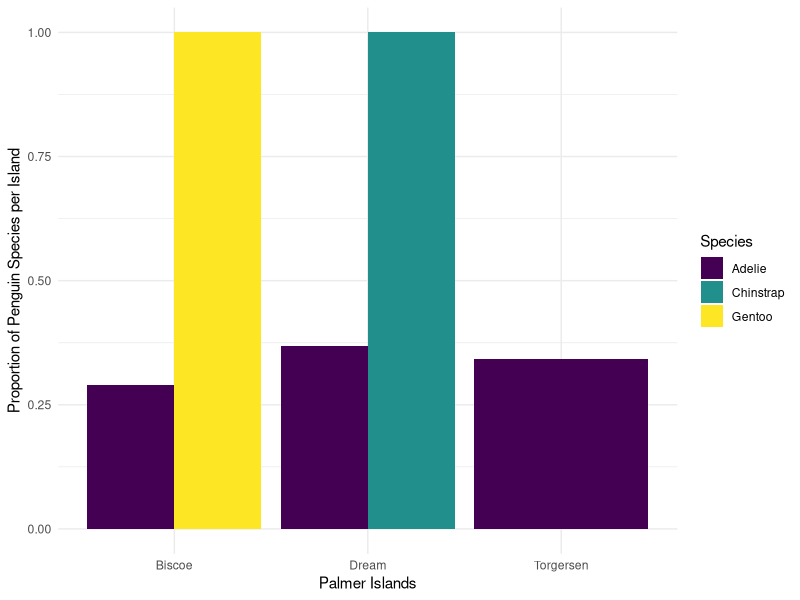

Source code (R):
## ---- chunk 1
#| label: setup
#| include: false

library(tidyverse)
library(palmerpenguins)
data(penguins)
## ---- chunk 2
penguins |>
  mutate(body_mass_kg = body_mass_g / 1000)
## ---- chunk 3
penguins |> 
  mutate(species = 
           fct_relevel(species, 
                       "Adelie", 
                       "Gentoo", 
                       "Chinstrap"))
  
## ---- chunk 4
penguins |> 
  drop_na() #if we leave it blank it will remove any row with an NA
## ---- chunk 5
penguins |> 
  drop_na(sex) #adding a variable, removes rows with NA just for that variable
## ---- chunk 6
penguins |>
  group_by(species) |>
  summarize(mass_mean = mean(body_mass_g, 
                             na.rm = TRUE),
            mass_sd = sd(body_mass_g, 
                         na.rm = TRUE))
## ---- chunk 7
penguins |>
  group_by(species) |>
  summarize(bill_length_mean = mean(bill_length_mm, 
                                    na.rm = TRUE),
            bill_depth_mean = mean(bill_depth_mm, 
                                   na.rm = TRUE),
            flipper_length_mean = mean(flipper_length_mm, 
                                       na.rm = TRUE))
## ---- chunk 8
penguins |>
  group_by(species) |>
  summarize(across(ends_with("mm"), 
                   .fns = ~mean(.x, na.rm = TRUE)))
## ---- chunk 9
penguins |>
  group_by(year) |>
  summarise(across(starts_with("bill"), 
                   .fns = ~max(.x, na.rm = TRUE), 
                   .names = "max_{.col}"))
## ---- chunk 10
penguins |>
  group_by(year) |>
  summarise(across(starts_with("bill"), 
                   .fns = ~max(.x, na.rm = TRUE), 
                   .names = "{.col}_max"))
## ---- chunk 11
penguins |>
  group_by(species) |>
  summarize(across(contains("length"),
                   list(avg = ~mean(.x, na.rm = TRUE), 
                        stdev = ~sd(.x, na.rm = TRUE)),
                   .names = "{.fn}_{.col}"))
## ---- chunk 12
penguins |>
  group_by(species) |>
  summarize(n = n())
## ---- chunk 13
penguins |>
  count(species)
## ---- chunk 14
penguins |>
  count(species, year)
## ---- chunk 15
penguins |> 
  count(species, island) |> 
  group_by(species) |> 
  mutate(total = sum(n),  #calculates the total per species group
         prop = n/total)  #calculates the proportion on each island per species group 
## ---- chunk 16
penguins |> 
  count(species, island) |> 
  group_by(species) |> 
  mutate(total = sum(n),  
         prop = n/total) |>  
  ggplot(aes(x = island, y = prop, fill = species)) + #don't forget to change to +
  geom_col(position = position_dodge()) + 
  scale_fill_viridis_d() + 
  labs(x = "Palmer Islands",
       y = "Proportion of Penguin Species per Island",
       fill = "Species") +
  theme_minimal()
## ---- chunk 17
penguins |>
  select(species, body_mass_g:year) |> 
  mutate(size_bin = case_when(
      body_mass_g > 4500 ~ "large",
      body_mass_g > 3000 & body_mass_g <= 4500 ~ "medium",
      body_mass_g <= 3000 ~ "small",
      .default = "no measurement"
    )
  )
## ---- chunk 18
#| label: pipe-one
#| echo: false
penguins |> 
  filter(species != "Biscoe") |>
  select(species:body_mass_g) |> 
  group_by(species) |> 
  summarize(across(contains("length"),
                   .fns = ~mean(.x, na.rm = TRUE), 
                   .names = "{.col}_mean"))

## ---- chunk 19
#| label: pipe-two
#| echo: false
penguins |> 
  filter(species == "Chinstrap") |> 
  select(flipper_length_mm, body_mass_g) |> 
  mutate(fm_ratio = flipper_length_mm/body_mass_g,
         ratio_bin = case_when(fm_ratio >= 0.05 ~ "high",
                               fm_ratio < 0.05 ~ "low",
                               .default = "no record"
                               )) |> 
  group_by(ratio_bin) |> 
  summarize(avg_flipper = mean(flipper_length_mm, na.rm = TRUE),
            avg_mass = mean(body_mass_g, na.rm = TRUE))
